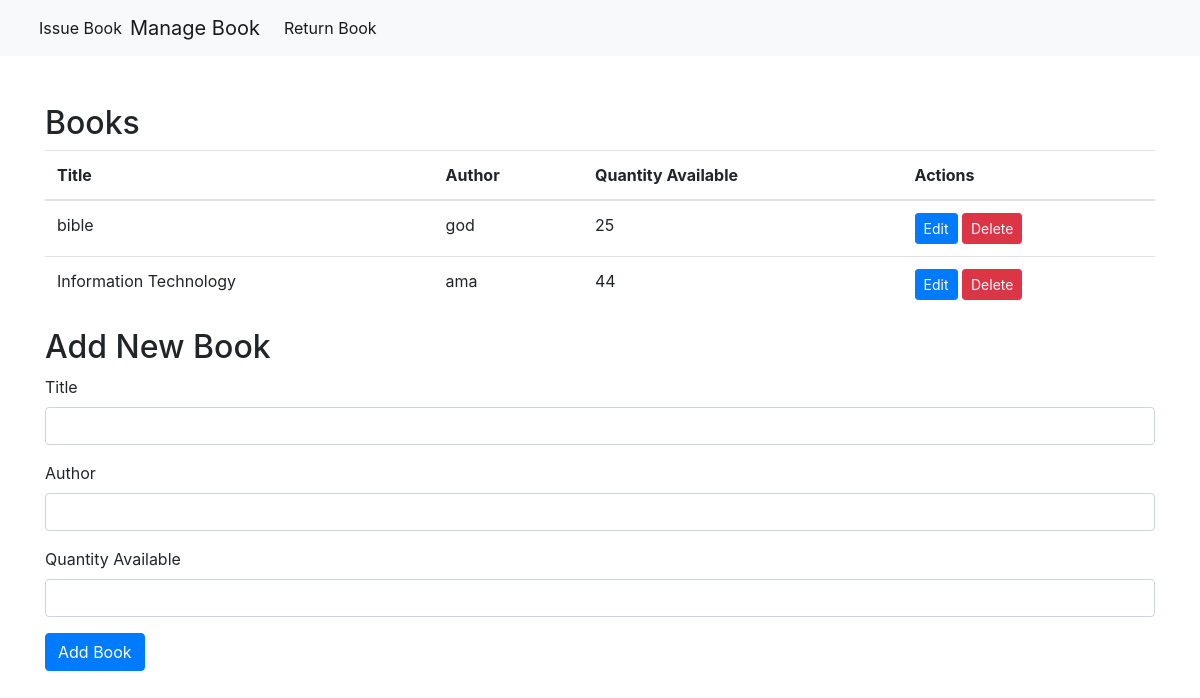
Before: /librarian.php with the older database file.
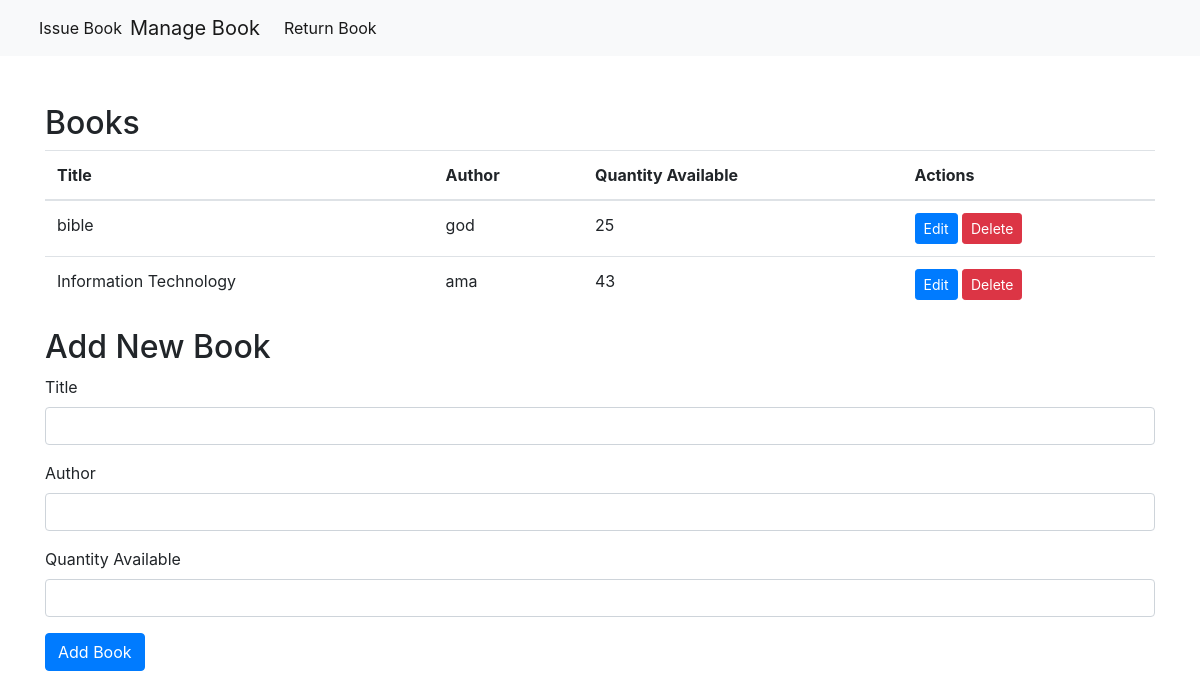
After: the same page with the newer database file.
### tables this page shows
CREATE TABLE `books` (
  `book_id` int(11) NOT NULL,
  `title` varchar(255) NOT NULL,
  `author` varchar(255) NOT NULL,
  `quantity_available` int(11) NOT NULL,
  `categoryID` int(11) DEFAULT NULL,
  `published` date DEFAULT NULL,
  `description` varchar(100) DEFAULT NULL
);

### librarian.php (the view, shortened to what this page needs)
<?php
require_once 'config.php';
$conn = mysqli_connect($host, $username, $password, $database);
function getAllBooks() {
    global $conn;
    $sql = "SELECT * FROM books";
    $result = mysqli_query($conn, $sql);
    $books = [];
    if ($result && mysqli_num_rows($result) > 0) {
        while ($row = mysqli_fetch_assoc($result)) {
            $books[] = $row;
        }
    }
    return $books;
}
$books = getAllBooks();
?>
<!DOCTYPE html>
<html>
<head>
    <link rel="stylesheet" href="https://maxcdn.bootstrapcdn.com/bootstrap/4.5.2/css/bootstrap.min.css">
</head>
<body>
    <nav class="navbar navbar-expand-lg navbar-light bg-light">
        <div class="container-fluid">
            <div class="collapse navbar-collapse" id="navbarNav">
                <ul class="navbar-nav">
                    <li class="nav-item">
                        <a class="nav-link active" href="student-borrow.php">Issue Book</a>
                    </li>
                    <li class="nav-item">
                        <a class="navbar-brand" href="librarian.php">Manage Book</a>
                    </li>
                    <li class="nav-item">
                        <a class="nav-link active" href="student-return.php">Return Book</a>
                    </li>
                </ul>
            </div>
        </div>
    </nav>
    <div class="container mt-5">
        <h2>Books</h2>
        <table class="table">
            <thead>
                <tr>
                    <th>Title</th>
                    <th>Author</th>
                    <th>Quantity Available</th>
                    <th>Actions</th>
                </tr>
            </thead>
            <tbody>
                <?php foreach ($books as $book): ?>
                <tr>
                    <td><?php echo $book['title']; ?></td>
                    <td><?php echo $book['author']; ?></td>
                    <td><?php echo $book['quantity_available']; ?></td>
                    <td>
                        <button class="btn btn-sm btn-primary edit-btn"
                            data-book-id="<?php echo $book['book_id']; ?>">Edit</button>
                        <a href="delete_book.php?id=<?php echo $book['book_id']; ?>" class="btn btn-sm btn-danger"
                            onclick="return confirm('Are you sure you want to delete this book?')">Delete</a>
                    </td>
                </tr>
                <?php endforeach; ?>
            </tbody>
        </table>
        <h2 class="mt-3" ;>Add New Book</h2>
        <form method="post">
            <div class="form-group">
                <label>Title</label>
                <input type="text" class="form-control" name="title" required>
            </div>
            <div class="form-group">
                <label>Author</label>
                <input type="text" class="form-control" name="author" required>
            </div>
            <div class="form-group">
                <label>Quantity Available</label>
                <input type="number" class="form-control" name="quantity" required>
            </div>
            <button type="submit" class="btn btn-primary" name="submit">Add Book</button>
        </form>
    </div>
</body>
</html>

Changed rows visible on the page:
changed books "Information Technology": quantity_available "44" → "43"
